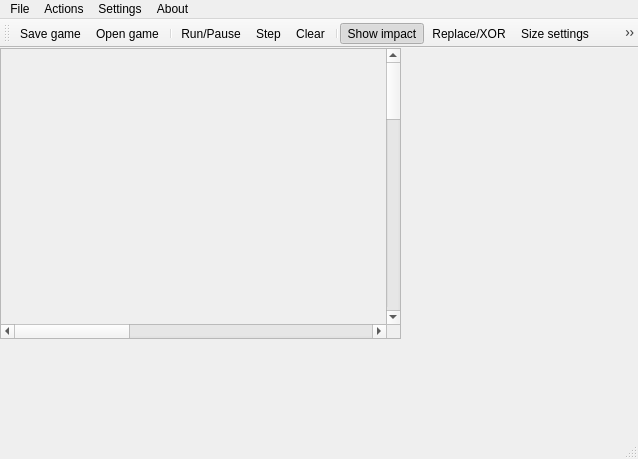
<?xml version="1.0" encoding="UTF-8"?>
<ui version="4.0">
 <class>MainWindow</class>
 <widget class="QMainWindow" name="MainWindow">
  <property name="geometry">
   <rect>
    <x>0</x>
    <y>0</y>
    <width>638</width>
    <height>459</height>
   </rect>
  </property>
  <property name="windowTitle">
   <string>MainWindow</string>
  </property>
  <widget class="QWidget" name="centralWidget">
   <widget class="QScrollArea" name="scrollArea">
    <property name="geometry">
     <rect>
      <x>0</x>
      <y>0</y>
      <width>401</width>
      <height>291</height>
     </rect>
    </property>
    <property name="minimumSize">
     <size>
      <width>0</width>
      <height>0</height>
     </size>
    </property>
    <property name="maximumSize">
     <size>
      <width>1000</width>
      <height>1000</height>
     </size>
    </property>
    <property name="widgetResizable">
     <bool>true</bool>
    </property>
    <widget class="ImageWidget" name="scrollAreaWidgetContents">
     <property name="geometry">
      <rect>
       <x>0</x>
       <y>0</y>
       <width>1200</width>
       <height>1200</height>
      </rect>
     </property>
     <property name="minimumSize">
      <size>
       <width>1200</width>
       <height>1200</height>
      </size>
     </property>
     <property name="maximumSize">
      <size>
       <width>1200</width>
       <height>1200</height>
      </size>
     </property>
    </widget>
   </widget>
  </widget>
  <widget class="QMenuBar" name="menuBar">
   <property name="geometry">
    <rect>
     <x>0</x>
     <y>0</y>
     <width>638</width>
     <height>21</height>
    </rect>
   </property>
   <widget class="QMenu" name="menu">
    <property name="title">
     <string>Actions</string>
    </property>
    <addaction name="actionStep"/>
    <addaction name="actionRun"/>
    <addaction name="actionClear"/>
   </widget>
   <widget class="QMenu" name="menu_2">
    <property name="title">
     <string>Settings</string>
    </property>
    <addaction name="actionGame_settings"/>
    <addaction name="actionShow_impact"/>
    <addaction name="actionReplace"/>
    <addaction name="actionGame_parametrs"/>
   </widget>
   <widget class="QMenu" name="menuFile">
    <property name="title">
     <string>File</string>
    </property>
    <addaction name="actionOpen_file"/>
    <addaction name="actionSave_to_file"/>
   </widget>
   <widget class="QMenu" name="menuAbout">
    <property name="title">
     <string>About</string>
    </property>
    <addaction name="actionAuhtor"/>
   </widget>
   <addaction name="menuFile"/>
   <addaction name="menu"/>
   <addaction name="menu_2"/>
   <addaction name="menuAbout"/>
  </widget>
  <widget class="QToolBar" name="mainToolBar">
   <attribute name="toolBarArea">
    <enum>TopToolBarArea</enum>
   </attribute>
   <attribute name="toolBarBreak">
    <bool>false</bool>
   </attribute>
   <addaction name="actionSave_to_file"/>
   <addaction name="actionOpen_file"/>
   <addaction name="separator"/>
   <addaction name="actionRun"/>
   <addaction name="actionStep"/>
   <addaction name="actionClear"/>
   <addaction name="separator"/>
   <addaction name="actionShow_impact"/>
   <addaction name="actionReplace"/>
   <addaction name="actionGame_settings"/>
   <addaction name="actionGame_parametrs"/>
   <addaction name="separator"/>
   <addaction name="actionAuhtor"/>
  </widget>
  <widget class="QStatusBar" name="statusBar"/>
  <action name="actionStep">
   <property name="icon">
    <iconset resource="resourses.qrc">
     <normaloff>:/new/resourse/images/run.png</normaloff>:/new/resourse/images/run.png</iconset>
   </property>
   <property name="text">
    <string>Step</string>
   </property>
   <property name="toolTip">
    <string>Step forward</string>
   </property>
   <property name="statusTip">
    <string>Step forward</string>
   </property>
   <property name="shortcut">
    <string>Space</string>
   </property>
   <property name="menuRole">
    <enum>QAction::TextHeuristicRole</enum>
   </property>
   <property name="shortcutVisibleInContextMenu">
    <bool>true</bool>
   </property>
  </action>
  <action name="actionRun">
   <property name="checkable">
    <bool>true</bool>
   </property>
   <property name="icon">
    <iconset resource="resourses.qrc">
     <normaloff>:/new/resourse/images/play.png</normaloff>:/new/resourse/images/play.png</iconset>
   </property>
   <property name="text">
    <string>Run/Pause</string>
   </property>
   <property name="toolTip">
    <string>Run/Pause auto steps</string>
   </property>
   <property name="statusTip">
    <string>Run/Pause auto steps</string>
   </property>
   <property name="shortcut">
    <string>Return</string>
   </property>
  </action>
  <action name="actionClear">
   <property name="icon">
    <iconset resource="resourses.qrc">
     <normaloff>:/new/resourse/images/clear2.png</normaloff>:/new/resourse/images/clear2.png</iconset>
   </property>
   <property name="text">
    <string>Clear</string>
   </property>
   <property name="toolTip">
    <string>Clear all field</string>
   </property>
   <property name="statusTip">
    <string>Clear all field</string>
   </property>
   <property name="shortcut">
    <string>Del</string>
   </property>
  </action>
  <action name="actionGame_settings">
   <property name="icon">
    <iconset resource="resourses.qrc">
     <normaloff>:/new/resourse/images/size.png</normaloff>:/new/resourse/images/size.png</iconset>
   </property>
   <property name="text">
    <string>Size settings</string>
   </property>
   <property name="toolTip">
    <string>Change field and cell size</string>
   </property>
   <property name="statusTip">
    <string>Change field and cell size</string>
   </property>
  </action>
  <action name="actionShow_impact">
   <property name="checkable">
    <bool>true</bool>
   </property>
   <property name="checked">
    <bool>true</bool>
   </property>
   <property name="icon">
    <iconset resource="resourses.qrc">
     <normaloff>:/new/resourse/images/show_impact1.png</normaloff>:/new/resourse/images/show_impact1.png</iconset>
   </property>
   <property name="text">
    <string>Show impact</string>
   </property>
   <property name="statusTip">
    <string>Show impact</string>
   </property>
   <property name="shortcut">
    <string>I</string>
   </property>
  </action>
  <action name="actionReplace">
   <property name="checkable">
    <bool>true</bool>
   </property>
   <property name="checked">
    <bool>false</bool>
   </property>
   <property name="icon">
    <iconset resource="resourses.qrc">
     <normaloff>:/new/resourse/images/game_mode.png</normaloff>:/new/resourse/images/game_mode.png</iconset>
   </property>
   <property name="text">
    <string>Replace/XOR</string>
   </property>
   <property name="toolTip">
    <string>Change game mode Replace/XOR</string>
   </property>
   <property name="statusTip">
    <string>Change game mode Replace/XOR</string>
   </property>
   <property name="shortcut">
    <string>M</string>
   </property>
  </action>
  <action name="actionOpen_file">
   <property name="icon">
    <iconset resource="resourses.qrc">
     <normaloff>:/new/resourse/images/open.png</normaloff>:/new/resourse/images/open.png</iconset>
   </property>
   <property name="text">
    <string>Open game</string>
   </property>
   <property name="toolTip">
    <string>Load game field state to file</string>
   </property>
   <property name="statusTip">
    <string>Load game field state to file</string>
   </property>
  </action>
  <action name="actionSave_to_file">
   <property name="icon">
    <iconset resource="resourses.qrc">
     <normaloff>:/new/resourse/images/save.png</normaloff>:/new/resourse/images/save.png</iconset>
   </property>
   <property name="text">
    <string>Save game</string>
   </property>
   <property name="toolTip">
    <string>Save game field state to file</string>
   </property>
   <property name="statusTip">
    <string>Save game field state to file</string>
   </property>
   <property name="shortcut">
    <string>Ctrl+S</string>
   </property>
  </action>
  <action name="actionGame_parametrs">
   <property name="icon">
    <iconset resource="resourses.qrc">
     <normaloff>:/new/resourse/images/game.png</normaloff>:/new/resourse/images/game.png</iconset>
   </property>
   <property name="text">
    <string>Game parametrs</string>
   </property>
   <property name="toolTip">
    <string>Change game parametrs</string>
   </property>
   <property name="statusTip">
    <string>Change game parametrs</string>
   </property>
  </action>
  <action name="actionAuhtor">
   <property name="icon">
    <iconset resource="resourses.qrc">
     <normaloff>:/new/resourse/images/question.png</normaloff>:/new/resourse/images/question.png</iconset>
   </property>
   <property name="text">
    <string>Auhtor</string>
   </property>
   <property name="toolTip">
    <string>Information about author</string>
   </property>
   <property name="statusTip">
    <string>Information about author</string>
   </property>
  </action>
 </widget>
 <layoutdefault spacing="6" margin="11"/>
 <customwidgets>
  <customwidget>
   <class>ImageWidget</class>
   <extends>QWidget</extends>
   <header>imagewidget.h</header>
   <container>1</container>
  </customwidget>
 </customwidgets>
 <resources>
  <include location="resourses.qrc"/>
 </resources>
 <connections>
  <connection>
   <sender>actionRun</sender>
   <signal>toggled(bool)</signal>
   <receiver>actionStep</receiver>
   <slot>setDisabled(bool)</slot>
   <hints>
    <hint type="sourcelabel">
     <x>-1</x>
     <y>-1</y>
    </hint>
    <hint type="destinationlabel">
     <x>-1</x>
     <y>-1</y>
    </hint>
   </hints>
  </connection>
  <connection>
   <sender>actionRun</sender>
   <signal>toggled(bool)</signal>
   <receiver>centralWidget</receiver>
   <slot>setDisabled(bool)</slot>
   <hints>
    <hint type="sourcelabel">
     <x>-1</x>
     <y>-1</y>
    </hint>
    <hint type="destinationlabel">
     <x>318</x>
     <y>246</y>
    </hint>
   </hints>
  </connection>
  <connection>
   <sender>actionRun</sender>
   <signal>toggled(bool)</signal>
   <receiver>actionClear</receiver>
   <slot>setDisabled(bool)</slot>
   <hints>
    <hint type="sourcelabel">
     <x>-1</x>
     <y>-1</y>
    </hint>
    <hint type="destinationlabel">
     <x>-1</x>
     <y>-1</y>
    </hint>
   </hints>
  </connection>
  <connection>
   <sender>actionRun</sender>
   <signal>toggled(bool)</signal>
   <receiver>actionGame_settings</receiver>
   <slot>setDisabled(bool)</slot>
   <hints>
    <hint type="sourcelabel">
     <x>-1</x>
     <y>-1</y>
    </hint>
    <hint type="destinationlabel">
     <x>-1</x>
     <y>-1</y>
    </hint>
   </hints>
  </connection>
 </connections>
 <slots>
  <signal>setGameLogic(GameLogic*)</signal>
  <slot>recvGameLogic(GameLogic*)</slot>
 </slots>
</ui>
